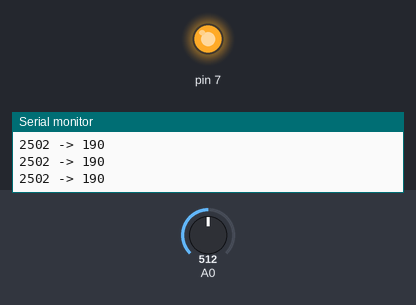
A sketch run on a simulated Arduino Uno, built with avr-gcc and run on an emulated ATmega328P. Shown: output pins drawn as LEDs (lit = HIGH), the last lines printed to the serial monitor. The inputs (shaded band) are chosen by the test bench; at power-on: A0 = 512.

Above: at 1.3 s.
1.4 s: A0 set to 184
2.9 s: A0 set to 165
At 3.7 s:
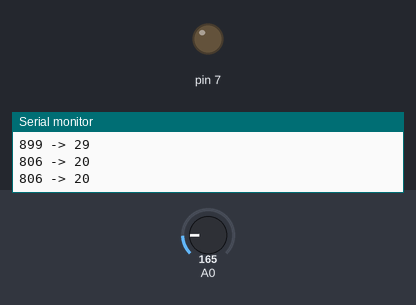
4.5 s: A0 set to 306
At 4.8 s:
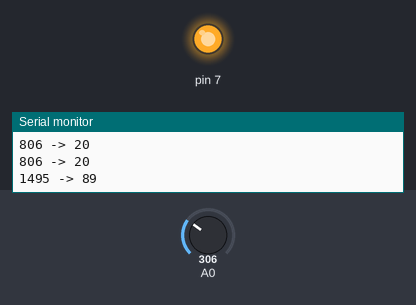
6.0 s: A0 set to 122
At 7.3 s:
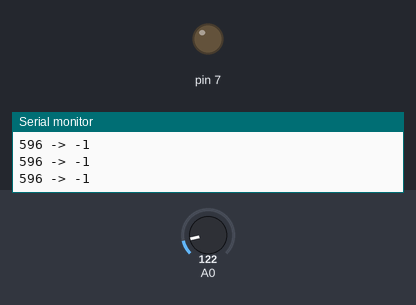
Timing chart, 0 to 8.5 s (numbered marks = the images above; inputs shaded):
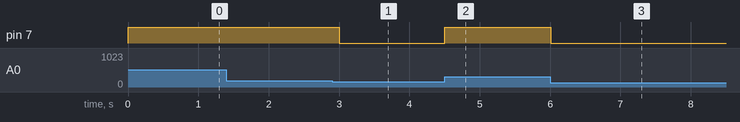

Measured:
- the behaviour switches between 176 and 175 on A0 (found by bisection; images 0 and 1)
- after the input at 2.9 s, pin 7: HIGH → LOW after 0.10 s
- after the input at 4.5 s, pin 7: LOW → HIGH at once
- after the input at 6.0 s, pin 7: HIGH → LOW at once

The sketch:

chapter6-list7.ino
```cpp
void setup() {
  Serial.begin(115200);
  pinMode(7, OUTPUT);
}

void loop() {
  int data = analogRead(0);
  int v = map(data, 0, 1023, 0, 5000);
  int temp = map(v, 300, 1600, -30, 100);
  Serial.println(String(v) + " -> " + String(temp));

  if (temp > 25) {
    digitalWrite(7, HIGH);
  } else {
    digitalWrite(7, LOW);
  }

  delay(500);
}
```
